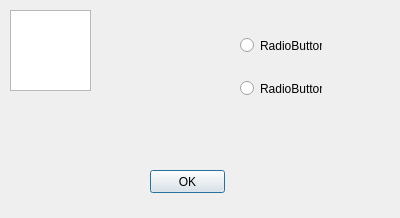
<?xml version="1.0" encoding="UTF-8"?>
<ui version="4.0">
 <class>Dialog</class>
 <widget class="QDialog" name="Dialog">
  <property name="geometry">
   <rect>
    <x>0</x>
    <y>0</y>
    <width>400</width>
    <height>218</height>
   </rect>
  </property>
  <property name="windowTitle">
   <string>Dialog</string>
  </property>
  <widget class="QListView" name="listView">
   <property name="geometry">
    <rect>
     <x>10</x>
     <y>10</y>
     <width>81</width>
     <height>81</height>
    </rect>
   </property>
  </widget>
  <widget class="QPushButton" name="pushButton">
   <property name="geometry">
    <rect>
     <x>150</x>
     <y>170</y>
     <width>75</width>
     <height>23</height>
    </rect>
   </property>
   <property name="text">
    <string>OK</string>
   </property>
  </widget>
  <widget class="QRadioButton" name="radioButton">
   <property name="geometry">
    <rect>
     <x>240</x>
     <y>30</y>
     <width>82</width>
     <height>31</height>
    </rect>
   </property>
   <property name="text">
    <string>RadioButton</string>
   </property>
  </widget>
  <widget class="QRadioButton" name="radioButton_2">
   <property name="geometry">
    <rect>
     <x>240</x>
     <y>80</y>
     <width>82</width>
     <height>17</height>
    </rect>
   </property>
   <property name="text">
    <string>RadioButton</string>
   </property>
  </widget>
 </widget>
 <resources/>
 <connections/>
</ui>
